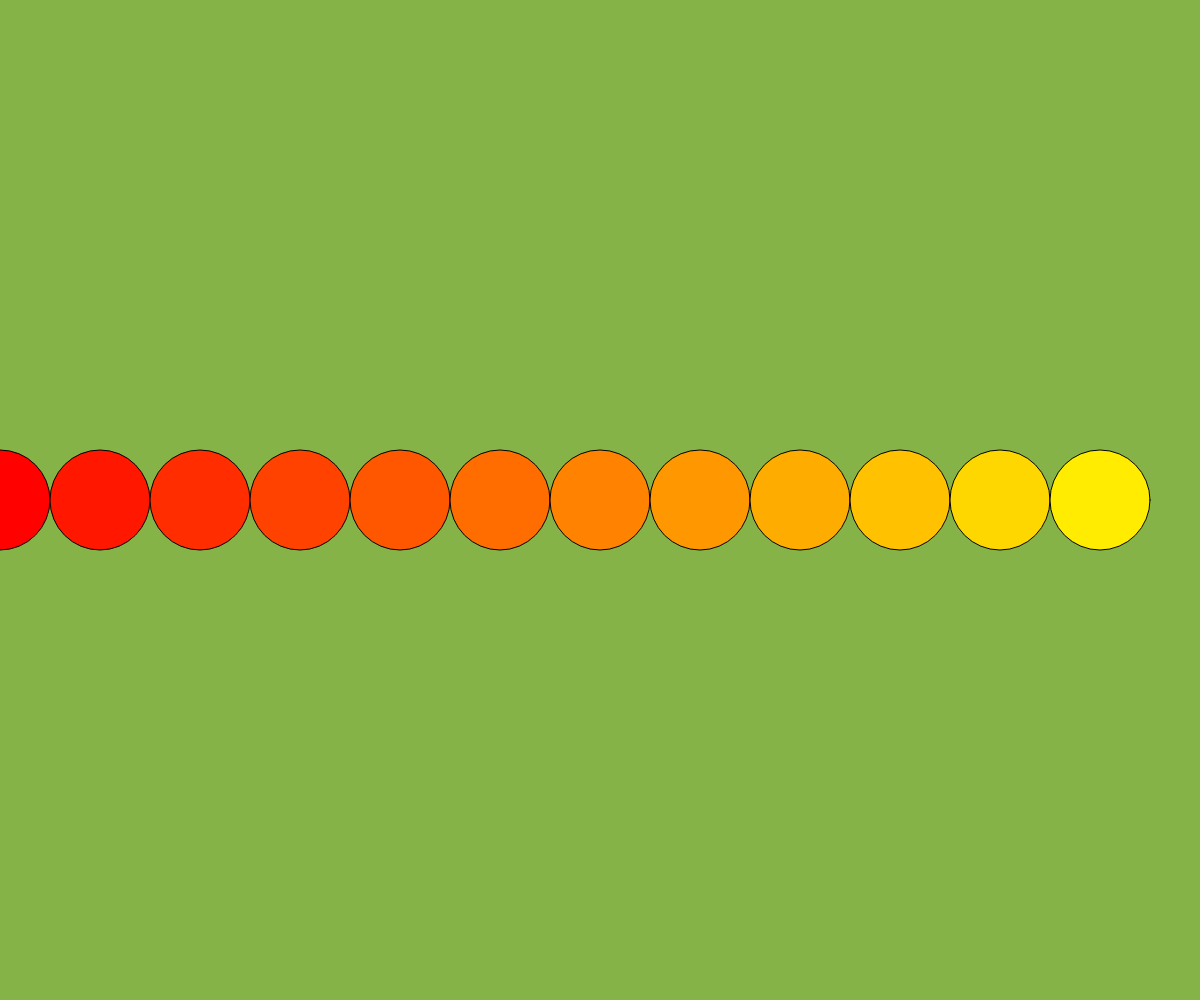
Frame 1 (no input)
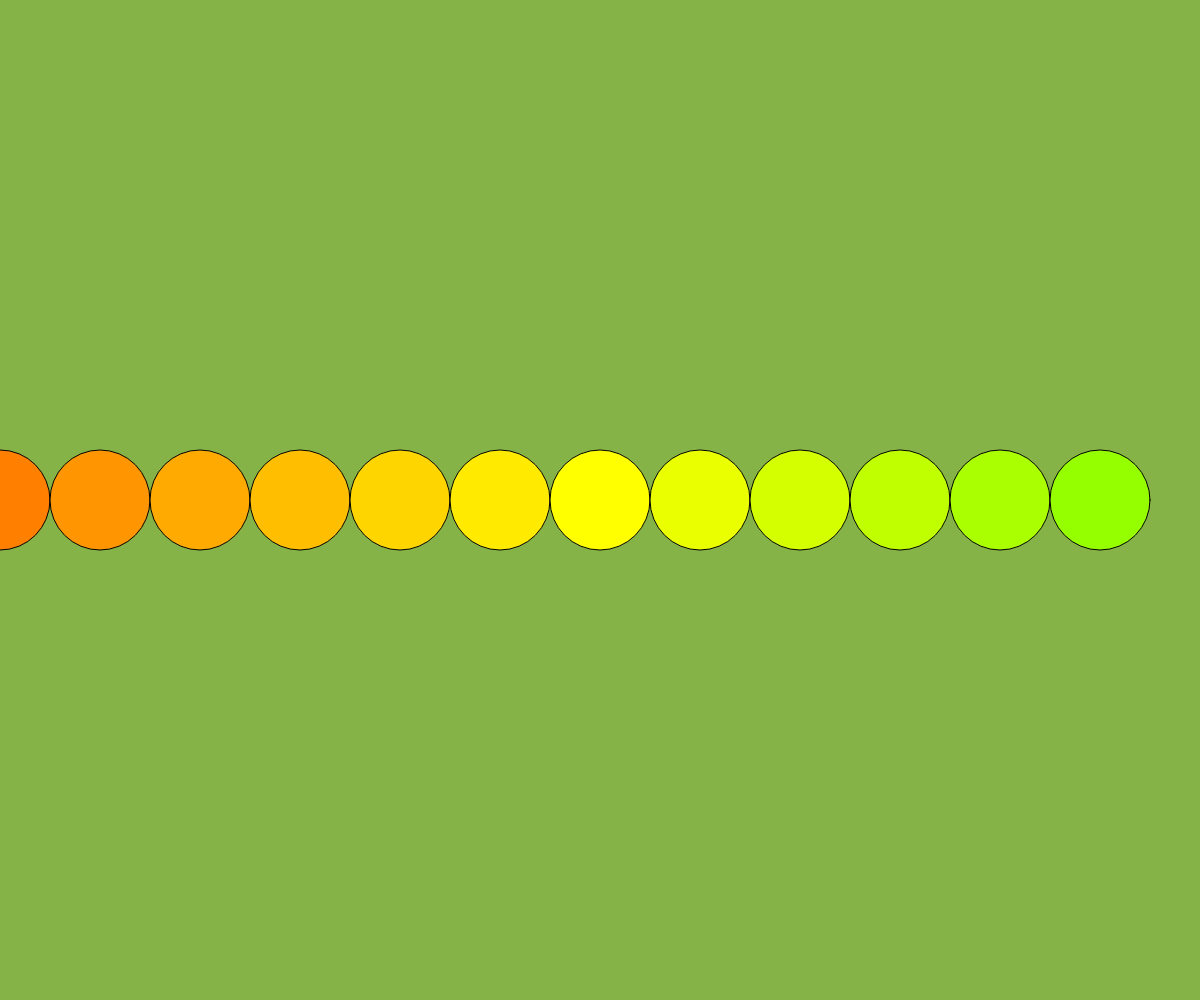
Frame 60 (no input)
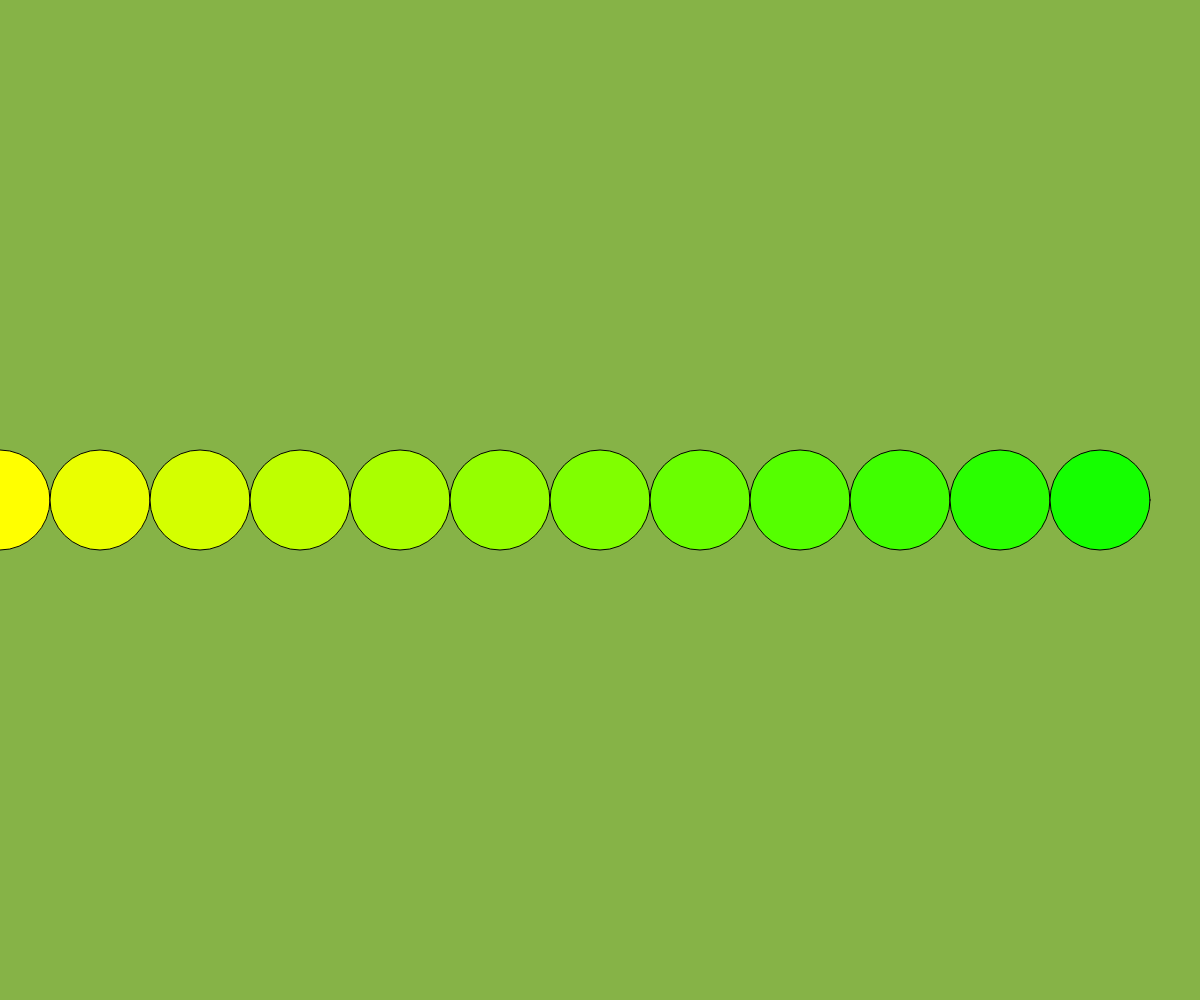
Frame 120 (the mouse pressed at the canvas centre since frame 60)

The p5.js sketch that drew these frames (run headless with seeded random() and noise() and a simulated clock; from frame 60 on, the mouse is pressed at the canvas centre):

// p5.js sketch
// ── sketch.js
function setup() {
  createCanvas(windowWidth, windowHeight);
  colorMode(HSB);

}

function draw() {
  background(85,60,70);
  for(let i=0; i<width; i+=100){ //
    var clr = color((frameCount/2+i/width*60)%360,100,100); //framecount隨時間變化

    //clr.setAlpha(i/width);
    fill(clr);
    ellipse(i, height/2,100,100)

  }
}
